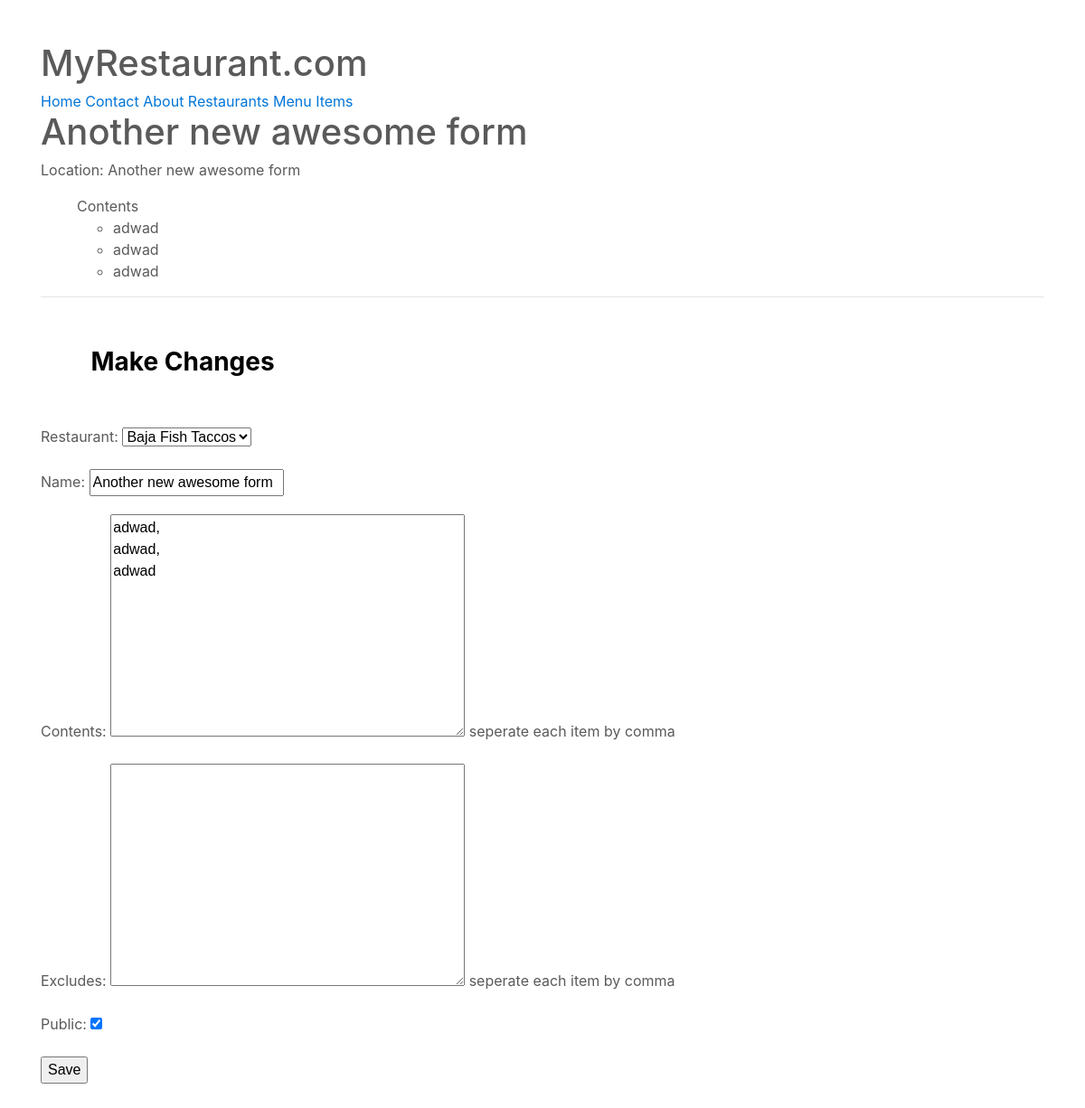
Page /items/9/ (signed in) on the committed database.
### menus/models.py (models this page shows, shortened)
class Item(models.Model):
	user 			= models.ForeignKey(User)
	restaurant		= models.ForeignKey(RestaurantLocation)
	name			= models.CharField(max_length=120)
	contents		= models.TextField(help_text='seperate each item by comma')
	excludes		= models.TextField(blank=True, null=True, help_text='seperate each item by comma')
	public			= models.BooleanField(default=True)
	timestamp		= models.DateTimeField(auto_now_add=True)
	updated			= models.DateTimeField(auto_now=True)
	class Meta:
		ordering = ['-updated', '-timestamp']
	def get_contents(self):
		return self.contents.split(",")

### restaurants/models.py (models this page shows, shortened)
class RestaurantLocation(models.Model):
	owner			= models.ForeignKey(User)
	name			= models.CharField(max_length=120)
	location		= models.CharField(max_length=120, null=True, blank=True)
	category		= models.CharField(max_length=120, null=True, blank=True, validators=[validate_category])
	timestamp		= models.DateTimeField(auto_now_add=True)
	updated			= models.DateTimeField(auto_now=True)
	slug			= models.SlugField(null=True, blank=True)
	objects = RestaurantLocationManager() # add Model.objects.all()
	def __str__(self):
		return self.name

### menus/views.py (the view)
# urls.py: url(r'^(?P<pk>\d+)/$', ItemUpdateView.as_view(), name='detail'),
class ItemUpdateView(LoginRequiredMixin, UpdateView):
	form_class = ItemForm
	template_name = 'menus/detail-update.html'
	def get_queryset(self):
		return Item.objects.filter(user=self.request.user)
	def get_context_data(self, *args, **kwargs):
		context = super(ItemUpdateView, self).get_context_data(*args, **kwargs)
		context['title'] = 'Update Item'
		return context
	def get_form_kwargs(self):
		kwargs = super(ItemUpdateView, self).get_form_kwargs()
		kwargs['user'] = self.request.user
		return kwargs

### menus/forms.py
class ItemForm(forms.ModelForm):
	class Meta:
		model = Item
		fields = [
			'restaurant',
			'name',
			'contents',
			'excludes',
			'public',
		]
	def __init__(self, user=None, *args, **kwargs):
		print(user)
		super(ItemForm, self).__init__(*args, **kwargs)
		self.fields['restaurant'].queryset = RestaurantLocation.objects.filter(owner=user)#.exclude(item__isnull=False)

### restaurants/models.py (called while the page is built)
	def get_queryset(self): #RestaurantLocation.objects.search()
		return RestaurantLocationQuerySet(self.model, using=self._db)

### menus/templates/menus/detail-update.html (shortened to what this page needs)
{% extends "base.html" %}
{% block content %}
<h1>{{ form.instance.name }}</h1>
<p>Location: {{ form.instance.name }}</p>
<ul>
	{% if form.instance.contents %}
	Contents
		<ul>
		{% for item in form.instance.get_contents %}
			<li>{{ item }}</li>
		{% endfor %}
		</ul>
	{% endif %}
</ul>
<hr/>
<h3>Make Changes</h3>
{% include 'snippets/form-snippet.html' with form=form %}
{% endblock %}

### templates/snippets/form-snippet.html (shortened to what this page needs)
{% block content %}
<form method='POST'>{% csrf_token %}
	{{ form.as_p }}
	<button type='submit'>Save</button>
</form>
{% endblock %}

### templates/static/css/carousel.css (style rules this page uses)
div.transbox p,h3 { margin: 5%; font-weight: bold; color: #000000; }
body { padding-top: 3rem; padding-bottom: 3rem; color: #5a5a5a; }
.carousel-caption h3,p { z-index: 10; bottom: 3rem; }

### rows in the picture
Item: instance.name "Another new awesome form", restaurant "Baja Fish Taccos", contents "adwad, adwad, adwad", public "☑"
RestaurantLocation: name "Another new awesome form"

### other values in the picture
{{ item }} "adwad" "adwad" "adwad"
